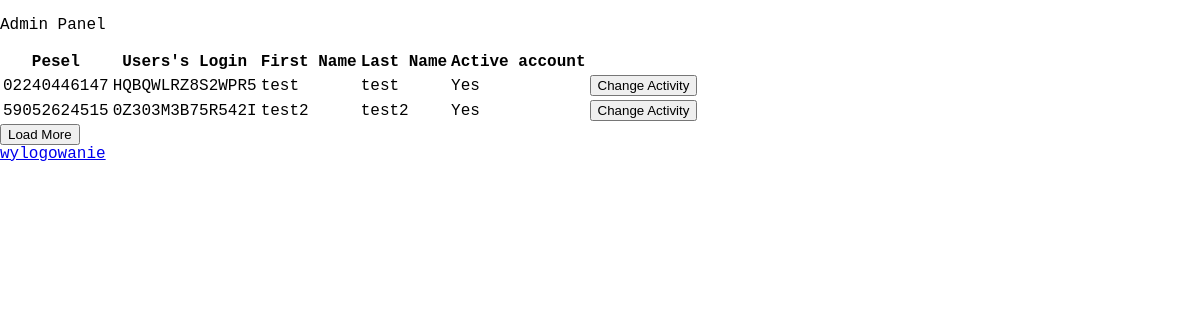
The app's page /admin_dashboard (signed in), older data.
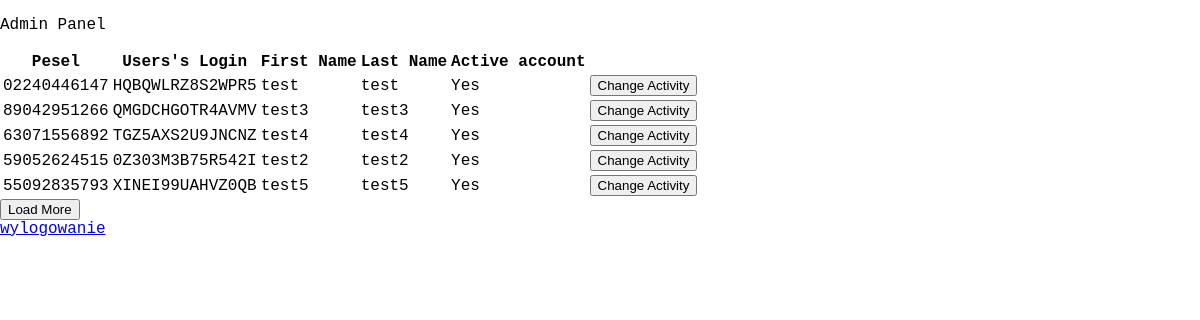
The same page, newer data.
### app/__init__.py (models this page shows, shortened)
class Users(db.Model, UserMixin):
    __tablename__ = "Users"
    pesel = db.Column(db.String(11), primary_key=True, unique=True)
    first_name = db.Column(db.String(50), nullable=False)
    last_name = db.Column(db.String(50), nullable=False)
    login = db.Column(db.String(15), nullable=False, unique=True)
    password = db.Column(db.String(80), nullable=False)
    email = db.Column(db.String(50), nullable=False, unique=True)
    phone_number = db.Column(db.String(9), nullable=False)
    account_active = db.Column(db.Boolean, nullable=False)
    residence_address = db.Column(db.String(100), nullable=False)

### app/views.py (the view)
@app.route("/admin_dashboard", methods=['GET','POST'])
@login_required
def admin_dashboard():
    limit = 10
    offset = int(request.args.get('offset', 0))
    users = get_users(limit, offset)
    return render_template('admin_dashboard.html', users=users ,offset=offset, limit=limit)

### app/models/utils.py (called while the page is built)
def get_users(limit: int, offset: int) -> list:
    users = Users.query.all()
    users.sort(key=lambda x: v.pesel_to_birth_date(x.pesel), reverse=True)
    sorted_users = users[:offset+limit]
    return sorted_users

### app/models/validators.py (called while the page is built)
def pesel_to_birth_date(pesel: str) -> datetime.date:
    year = int(pesel[0:2])
    month = int(pesel[2:4])
    day = int(pesel[4:6])
    if month >= 81 and month <= 92:
        year += 1800
        month -= 80
    elif month >= 21 and month <= 32:
        year += 2000
        month -= 20
    elif month >= 41 and month <= 52:
        year += 2100
        month -= 40
    elif month >= 61 and month <= 72:
        year += 2200
        month -= 60
    elif month >= 1 and month <= 12:
        year += 1900
    return datetime.date(year, month, day)

### app/views.py (called while the page is built)
@login_manager.user_loader
def load_user(pesel):
    return Users.query.get(pesel)

### app/templates/admin_dashboard.html (shortened to what this page needs)
    {% extends 'base.html'%}
    {% block body %}
    <p>Admin Panel</p>
    <table>
        <tr>
            <th>Pesel</th>
            <th>Users's Login</th>
            <th>First Name</th>
            <th>Last Name</th>
            <th>Active account</th>
        </tr>
        {% for item in users %}
        <tr>
            <td>{{ item.pesel }}</td>
            <td>{{ item.login }}</td>
            <td>{{ item.first_name }}</td>
            <td>{{ item.last_name }}</td>
            {% if item.account_active == True %}
            <td>Yes</td>
            {% else %}
            <td>No</td>
            {% endif %}
            <td>
                <form method="post" action="{{ url_for('change_account_activity', pesel=item.pesel) }}">
                    <button type="submit">Change Activity</button>
                </form>
            </td>
        </tr>
        {% endfor %}
    </table>
    <form method="get" action="/admin_dashboard">
        <button type="submit">Load More</button>
    </form>
    <a href="{{ url_for('logout') }}" class="link">wylogowanie</a>
    {% endblock %}

### app/templates/base.html (shortened to what this page needs)
<!DOCTYPE html>
<html lang="en">
<head>
    <link rel="stylesheet" href="{{ url_for('static', filename='css/main.css') }}">
</head>
<body>
    {% block body %}{% endblock %}
</body>
</html>

### app/static/css/main.css (style rules this page uses)
body { margin: 0; font-family: 'Courier New', Courier, monospace; }

Row changes from the older to the newer data that the page shows:
added Users: pesel "89042951266", login "QMGDCHGOTR4AVMV", first_name "test3", last_name "test3", account_active "Yes"
added Users: pesel "63071556892", login "TGZ5AXS2U9JNCNZ", first_name "test4", last_name "test4", account_active "Yes"
added Users: pesel "55092835793", login "XINEI99UAHVZ0QB", first_name "test5", last_name "test5", account_active "Yes"
